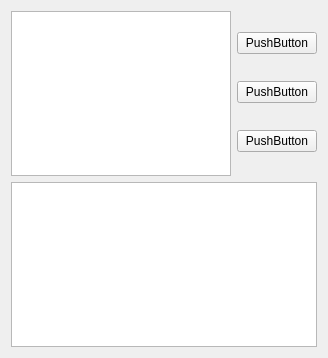
<?xml version="1.0" encoding="UTF-8"?>
<ui version="4.0">
 <class>FormMockWeidget</class>
 <widget class="QWidget" name="FormMockWeidget">
  <property name="geometry">
   <rect>
    <x>0</x>
    <y>0</y>
    <width>328</width>
    <height>358</height>
   </rect>
  </property>
  <property name="windowTitle">
   <string>Form</string>
  </property>
  <layout class="QGridLayout" name="gridLayout_2">
   <item row="0" column="0">
    <layout class="QGridLayout" name="gridLayout">
     <item row="0" column="0">
      <layout class="QHBoxLayout" name="horizontalLayout">
       <item>
        <widget class="QPlainTextEdit" name="plainTextEdit"/>
       </item>
       <item>
        <layout class="QVBoxLayout" name="verticalLayout">
         <item>
          <widget class="QPushButton" name="pushButton">
           <property name="text">
            <string>PushButton</string>
           </property>
          </widget>
         </item>
         <item>
          <widget class="QPushButton" name="pushButton_2">
           <property name="text">
            <string>PushButton</string>
           </property>
          </widget>
         </item>
         <item>
          <widget class="QPushButton" name="pushButton_3">
           <property name="text">
            <string>PushButton</string>
           </property>
          </widget>
         </item>
        </layout>
       </item>
      </layout>
     </item>
     <item row="1" column="0">
      <widget class="QTableWidget" name="tableWidget"/>
     </item>
    </layout>
   </item>
  </layout>
 </widget>
 <resources/>
 <connections/>
</ui>
